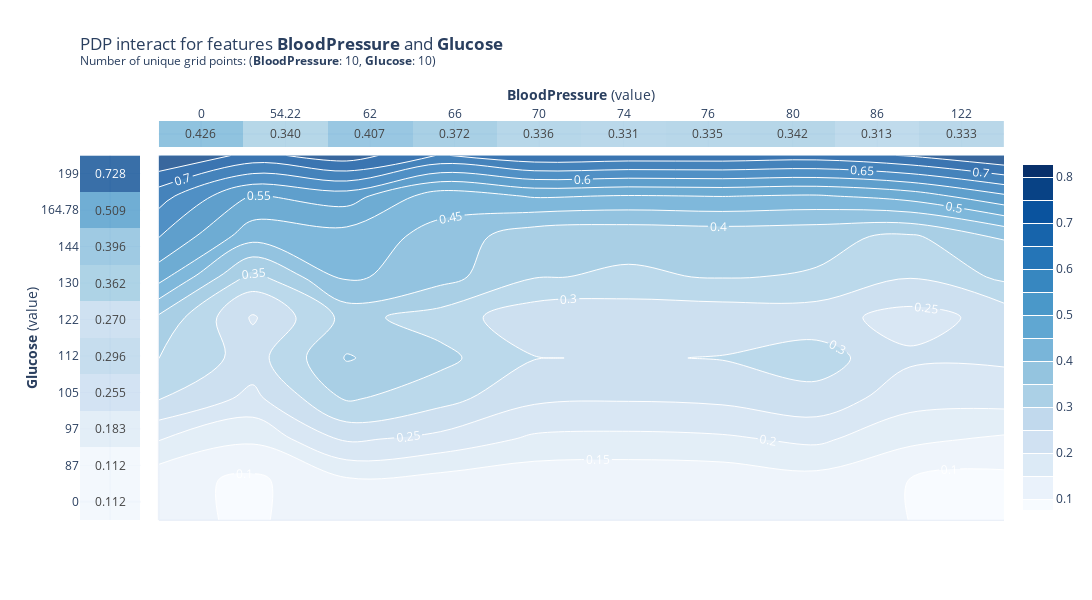

Here is the notebook cell this chart was saved with:
### Code cell
pdp_interact = pdp.PDPInteract(
    df=copied,
    features = ['BloodPressure', 'Glucose'],
    feature_names = ['BloodPressure', 'Glucose'],
    model = model,
    model_features=list(data.drop('Outcome', axis=1).columns)
)
fig, axes = pdp_interact.plot(plot_pdp=True)
fig.show()

### Figure 1 — Plotly figure (JSON) as saved in the notebook; plotly's stock layout.template omitted (floating-point values rounded to 4 significant figures)
{"data": [{"colorbar": {"len": 0.868, "x": 1.01, "xanchor": "left", "y": 1.11e-16, "yanchor": "bottom"}, "colorscale": [[0, "rgb(247,251,255)"], [0.125, "rgb(222,235,247)"], [0.25, "rgb(198,219,239)"], [0.375, "rgb(158,202,225)"], [0.5, "rgb(107,174,214)"], [0.625, "rgb(66,146,198)"], [0.75, "rgb(33,113,181)"], [0.875, "rgb(8,81,156)"], [1, "rgb(8,48,107)"]], "contours": {"showlabels": true}, "line": {"color": "white", "width": 1}, "name": "pdp interact", "opacity": 0.8, "showscale": true, "type": "contour", "x": [0, 1, 2, 3, 4, 5, 6, 7, 8, 9], "xaxis": "x4", "y": [0, 1, 2, 3, 4, 5, 6, 7, 8, 9], "yaxis": "y4", "z": [[0.1179, 0.0898, 0.1446, 0.1328, 0.1165, 0.1141, 0.1178, 0.1331, 0.09929, 0.0866], [0.1179, 0.0898, 0.1446, 0.1328, 0.1165, 0.1141, 0.1178, 0.1331, 0.09929, 0.0866], [0.2037, 0.1586, 0.2588, 0.2348, 0.1909, 0.1872, 0.1923, 0.2111, 0.1612, 0.1421], [0.3033, 0.2356, 0.3566, 0.3186, 0.2601, 0.2548, 0.2608, 0.282, 0.2206, 0.2202], [0.3507, 0.2781, 0.4039, 0.3642, 0.3018, 0.296, 0.3023, 0.3241, 0.2583, 0.2585], [0.3907, 0.2439, 0.3659, 0.3277, 0.2667, 0.2613, 0.2675, 0.2694, 0.2304, 0.2667], [0.5202, 0.3314, 0.4601, 0.4188, 0.3524, 0.3455, 0.3522, 0.3466, 0.3025, 0.361], [0.6021, 0.47, 0.4769, 0.4342, 0.3672, 0.3599, 0.3665, 0.3607, 0.3418, 0.4038], [0.6715, 0.5456, 0.575, 0.4709, 0.5053, 0.4974, 0.5017, 0.495, 0.5216, 0.5916], [0.801, 0.7346, 0.7777, 0.6957, 0.738, 0.7319, 0.7324, 0.7253, 0.7543, 0.7998]], "zmax": 0.801, "zmin": 0.0866}, {"colorscale": [[0, "rgb(247,251,255)"], [0.125, "rgb(222,235,247)"], [0.25, "rgb(198,219,239)"], [0.375, "rgb(158,202,225)"], [0.5, "rgb(107,174,214)"], [0.625, "rgb(66,146,198)"], [0.75, "rgb(33,113,181)"], [0.875, "rgb(8,81,156)"], [1, "rgb(8,48,107)"]], "hovertemplate": "%{text}", "name": "pdp isolate", "opacity": 0.8, "showscale": false, "text": [["0.426", "0.340", "0.407", "0.372", "0.336", "0.331", "0.335", "0.342", "0.313", "0.333"]], "texttemplate": "%{text}", "type": "heatmap", "x": [0, 1, 2, 3, 4, 5, 6, 7, 8, 9], "xaxis": "x2", "y": [0], "yaxis": "y2", "z": [[0.4257, 0.3404, 0.4069, 0.3718, 0.3358, 0.3307, 0.3354, 0.3419, 0.313, 0.3329]], "zmax": 0.801, "zmin": 0.0866}, {"colorscale": [[0, "rgb(247,251,255)"], [0.125, "rgb(222,235,247)"], [0.25, "rgb(198,219,239)"], [0.375, "rgb(158,202,225)"], [0.5, "rgb(107,174,214)"], [0.625, "rgb(66,146,198)"], [0.75, "rgb(33,113,181)"], [0.875, "rgb(8,81,156)"], [1, "rgb(8,48,107)"]], "hovertemplate": "%{text}", "name": "pdp isolate", "opacity": 0.8, "showscale": false, "text": [["0.112"], ["0.112"], ["0.183"], ["0.255"], ["0.296"], ["0.270"], ["0.362"], ["0.396"], ["0.509"], ["0.728"]], "texttemplate": "%{text}", "type": "heatmap", "x": [0], "xaxis": "x3", "y": [0, 1, 2, 3, 4, 5, 6, 7, 8, 9], "yaxis": "y3", "z": [[0.1115], [0.1115], [0.1834], [0.2548], [0.2956], [0.2702], [0.3622], [0.3956], [0.5086], [0.728]], "zmax": 0.801, "zmin": 0.0866}], "layout": {"height": 600, "showlegend": false, "title": {"text": "PDP interact for features <b>BloodPressure</b> and <b>Glucose</b> <br><sup>Number of unique grid points: (<b>BloodPressure</b>: 10, <b>Glucose</b>: 10)</sup>", "x": 0, "xref": "paper"}, "width": 1200, "xaxis": {"anchor": "y", "domain": [0, 0.5]}, "xaxis2": {"anchor": "y2", "domain": [0.08533, 1.0], "side": "top", "ticktext": ["0", "54.22", "62", "66", "70", "74", "76", "80", "86", "122"], "tickvals": [0, 1, 2, 3, 4, 5, 6, 7, 8, 9], "title": {"standoff": 0, "text": "<b>BloodPressure</b> (value)"}}, "xaxis3": {"anchor": "y3", "domain": [0, 0.06533], "showgrid": false, "showticklabels": false}, "xaxis4": {"anchor": "y4", "domain": [0.08533, 1.0], "showgrid": false, "showticklabels": false}, "yaxis": {"anchor": "x", "domain": [0.5, 1]}, "yaxis2": {"anchor": "x2", "domain": [0.888, 0.95], "showgrid": false, "showticklabels": false}, "yaxis3": {"anchor": "x3", "domain": [1.11e-16, 0.868], "ticktext": ["0", "87", "97", "105", "112", "122", "130", "144", "164.78", "199"], "tickvals": [0, 1, 2, 3, 4, 5, 6, 7, 8, 9], "title": {"standoff": 0, "text": "<b>Glucose</b> (value)"}}, "yaxis4": {"anchor": "x4", "domain": [1.11e-16, 0.868], "showgrid": false, "showticklabels": false}}}
